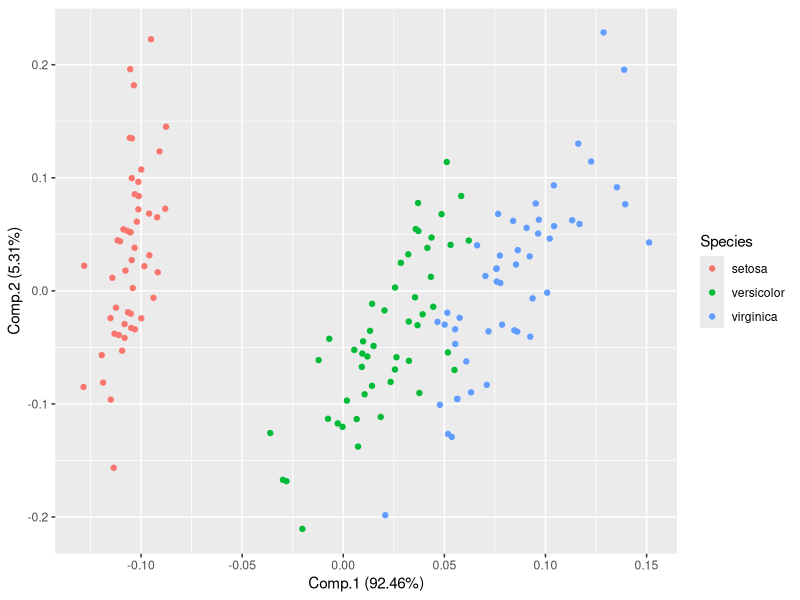
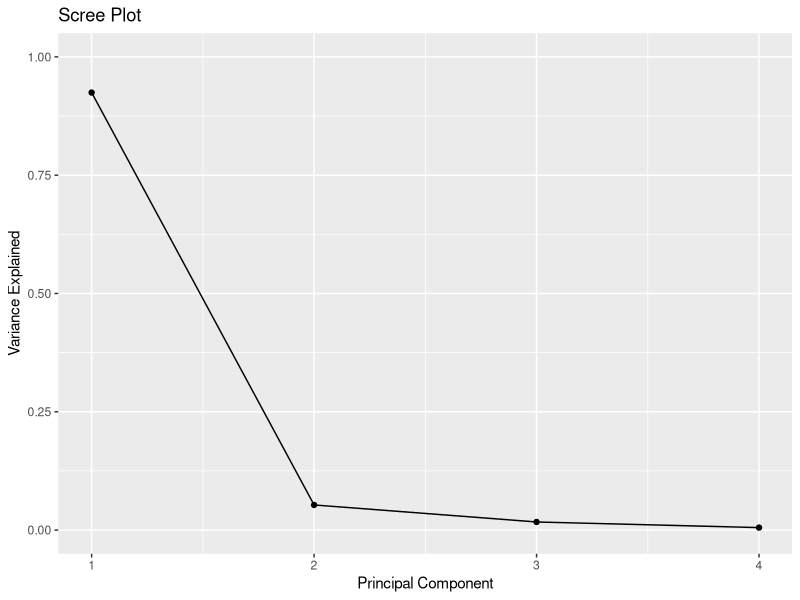
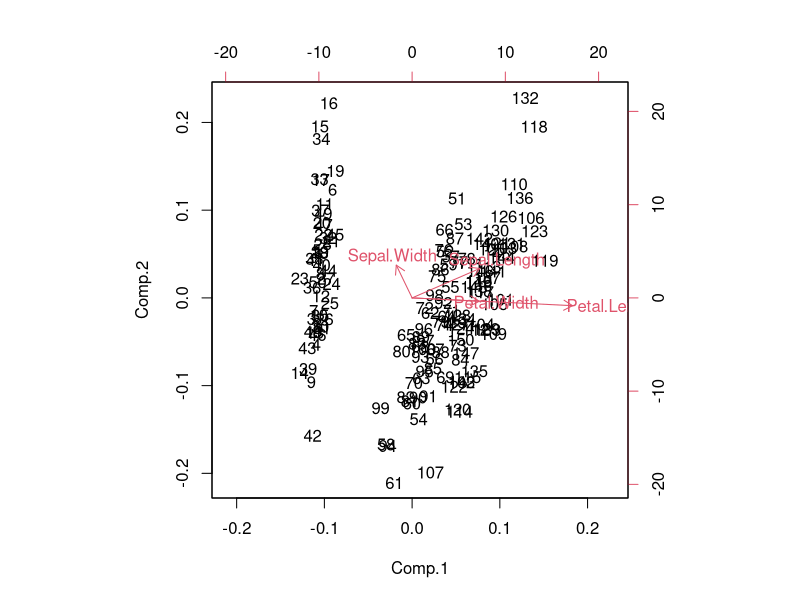

Write R code to recreate these figures, in order.
## ---- chunk 1
knitr::opts_chunk$set(echo = TRUE)
## ---- chunk 2
##TASK 10. Dimensionality reduction and clustering I
##Load the iris dataset
library(tidyverse)
library(dplyr)
data(iris)
## ---- chunk 3
##Convert iris data into unlabelled dataset
df<- iris
dfIris<- select(df, -Species)
## ---- chunk 4
##Check the PCA eligibility
cor(dfIris)
mean(cor(dfIris))
#The variables are eligible for PCA
## ---- chunk 5
##Now, let's run PCA
PCA<- princomp(dfIris)
## ---- chunk 6
##Inspect the loadings with the PCA object
PCA$loadings
## ---- chunk 7
##Use the score to check principal components
PCvalues<- PCA$scores
## ---- chunk 8
##Check correlation to see whether they are independent
cor(PCvalues)
## ---- chunk 9
##Visualize PCA
#install.packages("ggfortify")
library(ggfortify)
## ---- chunk 10
PCAplot<- autoplot(PCA, data = iris, colour= 'Species')
PCAplot
## ---- chunk 11
##Explain the variances with a scree plot
library(ggplot2)
## ---- chunk 12
##calculate total variance explained by each principal component
var_explained = PCA$sdev^2 / sum(PCA$sdev^2)
## ---- chunk 13
##Create a Scree plot
qplot(c(1:4), var_explained) + 
  geom_line() + 
  xlab("Principal Component") + 
  ylab("Variance Explained") +
  ggtitle("Scree Plot") +
  ylim(0, 1)
## ---- chunk 14
##Investigate potential correlations of your PCs 
biplot(PCA)
## ---- chunk 15
print(var_explained)
